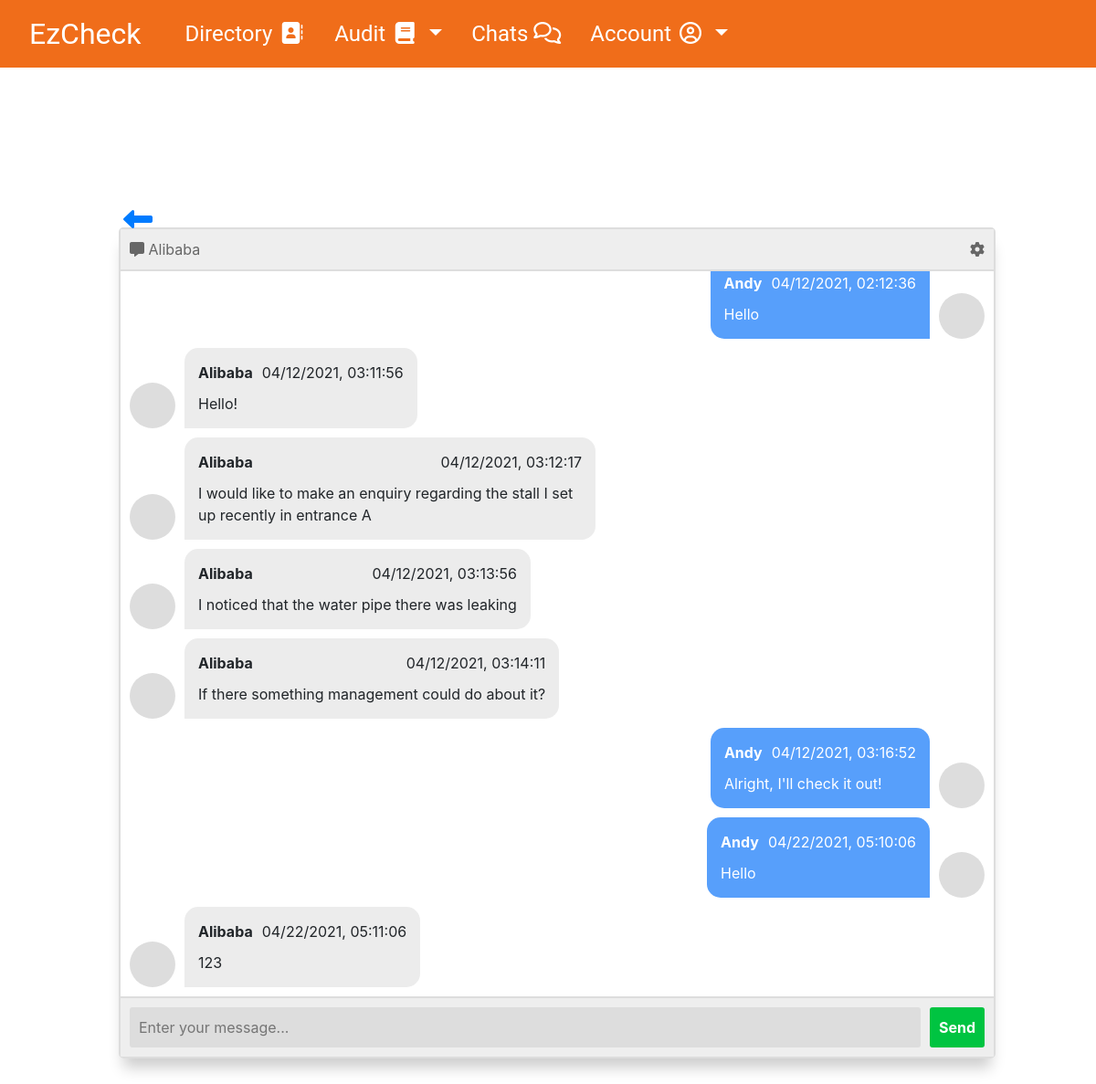
/chat/Alibaba (signed in), run on the app's committed database.
### app/models.py (models this page shows, shortened)
class User(db.Model):
    id = db.Column(db.Integer, primary_key = True)
    username = db.Column(db.String(64), index = True, unique = True)
    email = db.Column(db.String(120), index = True, unique = True)
    type = db.Column(db.String(20)) #tenant/auditor/admin
    institution = db.Column(db.String(64), index = True)
    messages_sent = db.relationship('Messages', foreign_keys='Messages.sender_id', backref='author', lazy='dynamic')
    messages_received = db.relationship('Messages', foreign_keys='Messages.recipient_id', backref='recipient', lazy='dynamic')
    tenancy = db.Column(db.Integer)
    description = db.Column(db.String(64))
    location = db.Column(db.String(64))

class Messages(db.Model):
    id = db.Column(db.Integer, primary_key=True)
    sender_id = db.Column(db.Integer, db.ForeignKey('user.id'))
    recipient_id = db.Column(db.Integer, db.ForeignKey('user.id'))
    sender_ref = db.relationship("User", foreign_keys = [sender_id])
    recipient_ref = db.relationship("User", foreign_keys = [recipient_id])
    body = db.Column(db.String(140))
    timestamp = db.Column(db.DateTime, index=True, default=datetime.utcnow)

### app/routes.py (the view)
@app.route('/chat/<user>', methods=["POST", "GET"])
def chat(user):
    global currentFriend
    my_id = session["userId"]
    friend = getuserid(user)
    currentFriend = friend
    message = pull_msg(my_id, friend)
    for k in message:
        k["currentUser"] = session["username"]
    return render_template("chat/chat_private.html", chatContent = message, me = session["username"], convoPartner = user )

### app/generalFunctions.py (called while the page is built)
def getuserid(username):
    print(username)
    thisid = User.query.filter(User.username == username).first()
    return thisid.id

def pull_msg(my_id: int, their_id: int):
    query = Messages.query.filter(db.or_(db.and_(Messages.sender_id == my_id, Messages.recipient_id == their_id), db.and_(Messages.sender_id == their_id, Messages.recipient_id == my_id))).order_by(Messages.timestamp)
    convo = []
    for i in query:
        date_time = i.timestamp.strftime("%m/%d/%Y, %H:%M:%S")
        senderName = User.query.get(i.sender_id).username
        msg = {"timestamp":date_time, "senderId": senderName, "content":i.body }
        convo.append(msg)
    return convo

### app/templates/chat/chat_private.html
{% extends "base.html" %}
{% block head %}
{{ super() }}
{% endblock %}
{% block content %}
<div id="userChat">
  <a type="button" id="backtoChat" href="{{ url_for('chat_page') }}"><i class="fas fa-long-arrow-alt-left fa-2x"></i></a>
  <div id="indivChat">
    <section class="msger">
  <header class="msger-header">
    <div class="msger-header-title">
      <i class="fas fa-comment-alt fa-large"></i> {{convoPartner}}
    </div>
    <div class="msger-header-options">
      <span><i class="fas fa-cog"></i></span>
    </div>
  </header>
  <main class="msger-chat">
    <div> {% for v in chatContent %}
    {% if v["senderId"] == v["currentUser"] %}
    <div class="msg right-msg">
      <div class="msg-img" style="background-image: url(https://image.flaticon.com/icons/svg/145/145867.svg)"></div>
      <div class="msg-bubble">
        <div class="msg-info">
          <div class="msg-info-name">{{ v["currentUser"] }}</div>
          <div class="msg-info=timestamp">{{ v["timestamp"] }}</div>
        </div>
        <div class="msg-text">{{ v["content"] }}</div>
      </div>
    </div>
    {% elif v["senderId"] != v["currentUser"] %}
    <div class="msg left-msg">
      <div class="msg-img" style="background-image: url(https://image.flaticon.com/icons/svg/145/145867.svg)"></div>
      <div class="msg-bubble">
        <div class="msg-info">
          <div class="msg-info-name">{{ v["senderId"] }}</div>
          <div class="msg-info=timestamp">{{ v["timestamp"] }}</div>
        </div>
        <div class="msg-text">{{v["content"]}}</div>
      </div>
    </div>
    {% endif %}
    {% endfor %}</div>
  </main>
  <form class="msger-inputarea" action="{{url_for('update_chat')}}" method="POST">
    <input type="text" class="msger-input" placeholder="Enter your message..." name="message">
    <button type="submit" value="submit" class="msger-send-btn">Send</button>
  </form>
</section>
  </div>
</div>
{% endblock %}

### app/static/styles/styles.css (style rules this page uses)
i::before { background:transparent !important; }

### app/static/styles/chat.css (style rules this page uses)
div#userChat { --body-bg: linear-gradient(135deg, #f5f7fa 0%, #c3cfe2 100%); --msger-bg: #fff; --border: 2px solid #ddd; --left-msg-bg: #ececec; --right-msg-bg: #579ffb; height: 100%; width: 100% }
div#indivChat { height: 100%; width: 100%; margin: auto 0; }
.msger { display: flex; flex-flow: column wrap; justify-content: space-between; width: 100%; margin: 25px 10px; height: calc(100% - 50px); border: var(--border); border-radius: 5px; box-shadow: 0 15px 15px -5px rgba(0, 0, 0, 0.2); }
.msger-header { display: flex; justify-content: space-between; padding: 10px; border-bottom: var(--border); background: #eee; color: #666; }
.msger-chat { flex: 1; overflow-y: auto; padding: 10px; flex-direction: column-reverse; display: flex ; }
.msg { display: flex; align-items: flex-end; margin-bottom: 10px; }
.msg:last-of-type { margin: 0; }
.msg-img { width: 50px; height: 50px; margin-right: 10px; background: #ddd; background-repeat: no-repeat; background-position: center; background-size: cover; border-radius: 50%; }
.msg-bubble { max-width: 450px; padding: 15px; border-radius: 15px; background: var(--left-msg-bg); }
.msg-info { display: flex; justify-content: space-between; align-items: center; margin-bottom: 10px; }
.msg-info-name { margin-right: 10px; font-weight: bold; }
.left-msg .msg-bubble { border-bottom-left-radius: 0; }
.right-msg { flex-direction: row-reverse; }
.right-msg .msg-bubble { background: var(--right-msg-bg); color: #fff; border-bottom-right-radius: 0; }
.right-msg .msg-img { margin: 0 0 0 10px; }
.msger-inputarea { display: flex; padding: 10px; border-top: var(--border); background: #eee; }
.msger-inputarea * { padding: 10px; border: none; border-radius: 3px; font-size: 1em; }
.msger-input { flex: 1; background: #ddd; }
.msger-send-btn { margin-left: 10px; background: rgb(0, 196, 65); color: #fff; font-weight: bold; cursor: pointer; transition: background 0.23s; }
a#backtoChat { position: fixed; left:15px; top:0; }
div.msg-text { text-align: left; }

### app/static/styles/audit_additional_info.css (style rules this page uses)
body { padding: 0; margin: 0; font-family: Roboto; font-weight: normal; width: 100%; height: 100vh; }

### data on the page
User: username "Alibaba", senderId "Alibaba" "Alibaba" "Alibaba" "Alibaba" "Alibaba"
Messages: content "Hello"
Messages: content "Hello!"
Messages: content "I would like to make an enquiry regarding the stall I set up recently in entrance A"
Messages: content "I noticed that the water pipe there was leaking"
Messages: content "If there something management could do about it?"
Messages: content "Alright, I'll check it out!"
Messages: content "Hello"
Messages: content "123"

### other printed values
{{ v["currentUser"] }} "Andy" "Andy" "Andy"
{{ v["timestamp"] }} "04/12/2021, 02:12:36" "04/12/2021, 03:16:52" "04/22/2021, 05:10:06"
{{ v["timestamp"] }} "04/12/2021, 03:11:56" "04/12/2021, 03:12:17" "04/12/2021, 03:13:56" "04/12/2021, 03:14:11" "04/22/2021, 05:11:06"
